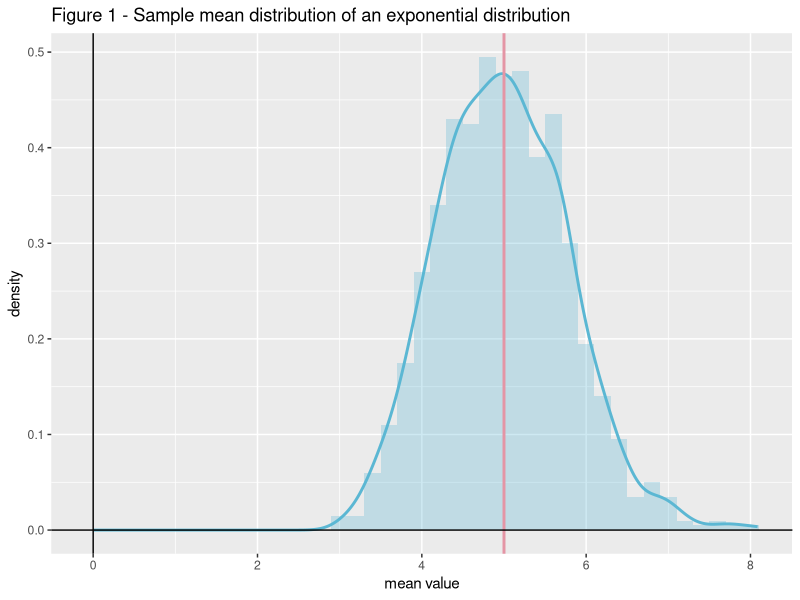
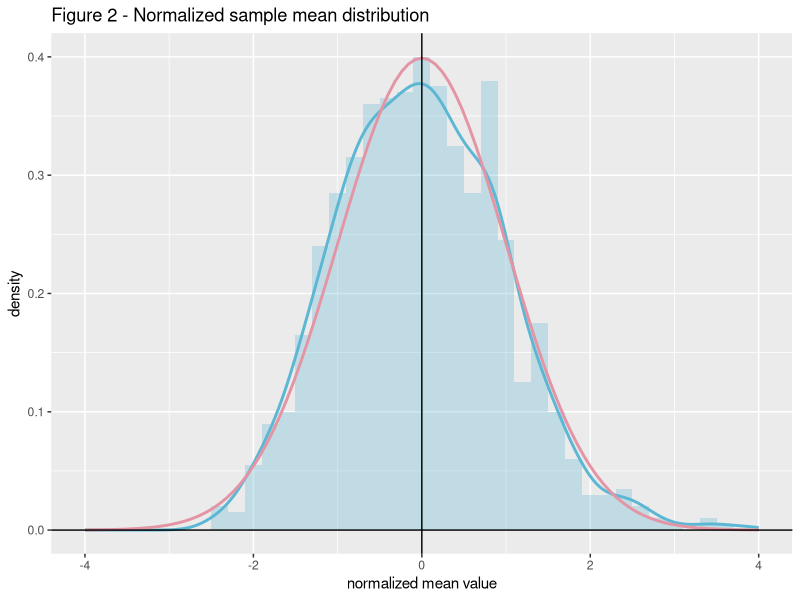
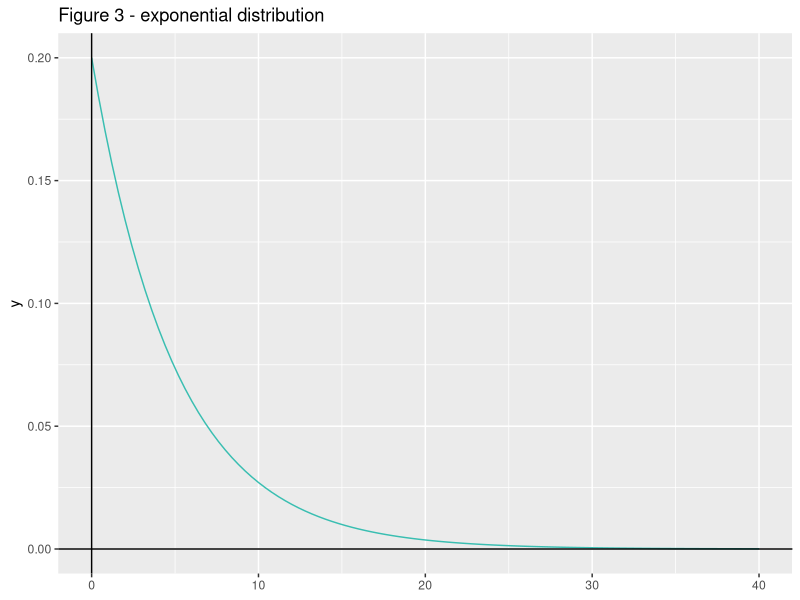

The R script that drew these images, in order:
## ---- chunk 1
set.seed(20150815)
library(ggplot2)
## ---- chunk 2
n <- 40
lambda <- 1/5
nbSim <- 1000
expMatrix <- matrix(rexp(n*nbSim, lambda), nbSim)
## ---- chunk 3
expMeans <- apply(expMatrix, 1, mean)
## ---- chunk 4
expMeansFrm <- data.frame(meanSim=expMeans)

g <- ggplot(expMeansFrm, aes(x=meanSim))
g <- g + geom_histogram(aes(y=..density..), alpha = .30, binwidth=0.2, linetype="blank", fill=hcl(220, 50, 70))
g <- g + geom_density(size = 1, color = hcl(220, 50, 70))
g <- g + geom_vline(xintercept = 1/lambda, size = 1, color = hcl(0, 50, 70))
g <- g + geom_vline(xintercept = 0, size = .5, color = "black")
g <- g + geom_hline(yintercept = 0, size = .5, color = "black")
g <- g + ggtitle("Figure 1 - Sample mean distribution of an exponential distribution")
g <- g + labs(x="mean value")
g
## ---- chunk 5
expMeansMean <- mean(expMeans)
## ---- chunk 6
expMeansVar <- var(expMeans)
## ---- chunk 7
cfunc <- function(x) (mean(x) - 1/lambda) * sqrt(n) * lambda
expMeansNorm = apply(expMatrix, 1, cfunc)
## ---- chunk 8
expMatrixNormFrm <- data.frame(meanSimNorm=expMeansNorm)

g <- ggplot(expMatrixNormFrm, aes(x=meanSimNorm))
g <- g + geom_histogram(aes(y=..density..), alpha = .30, binwidth=0.2, linetype="blank", fill=hcl(220, 50, 70))
g <- g + geom_density(size = 1, color = hcl(220, 50, 70))
g <- g + stat_function(fun = dnorm, size = 1, color = hcl(0, 50, 70))
g <- g + geom_vline(xintercept = 0, size = .5, color = "black")
g <- g + geom_hline(yintercept = 0, size = .5, color = "black")
g <- g + ggtitle("Figure 2 - Normalized sample mean distribution")
g <- g + labs(x="normalized mean value")
g <- g + xlim(-4, 4)
g
## ---- chunk 9
expValues <- expMatrix
dim(expValues) <- NULL

expValuesFrm <- data.frame(expValues=expValues)

g <- ggplot(data.frame(x = c(0, 40)), aes(x))
g <- g + stat_function(fun = dexp, args = list(rate = lambda), size = .5, color = hcl(180, 50, 70))
g <- g + geom_vline(xintercept = 0, size = .5, color = "black")
g <- g + geom_hline(yintercept = 0, size = .5, color = "black")
g <- g + ggtitle("Figure 3 - exponential distribution")
g <- g + labs(x=NULL)
g

